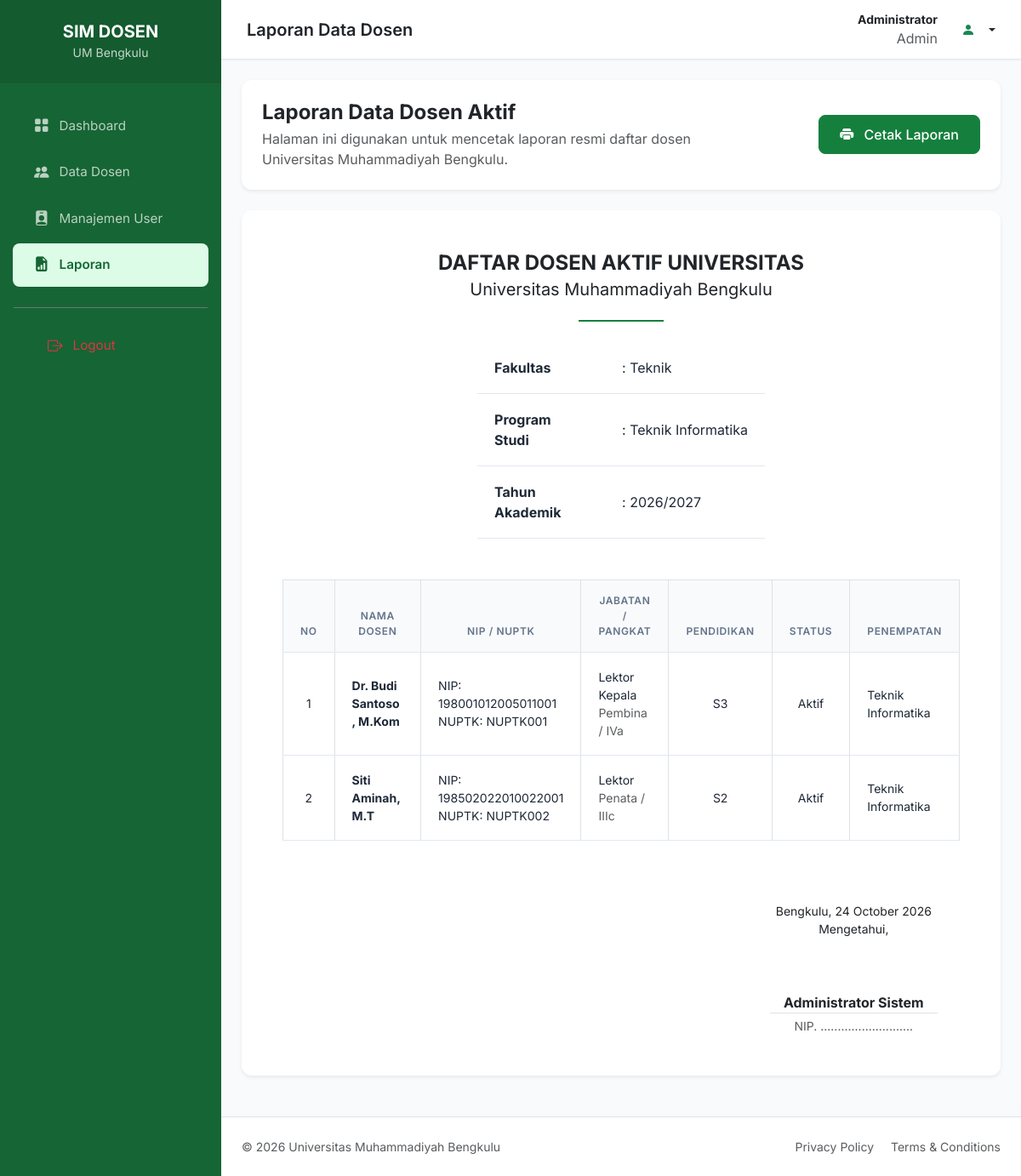
Screenshot of /laporan.php (signed in) with the database file from the repository.
### tables this page shows
CREATE TABLE dosen (
    id INT AUTO_INCREMENT PRIMARY KEY,
    nomor_registrasi VARCHAR(50),
    nuptk VARCHAR(50),
    nama VARCHAR(150) NOT NULL,
    nip VARCHAR(50),
    jabatan_fungsional VARCHAR(100),
    kepangkatan VARCHAR(100),
    pendidikan_terakhir VARCHAR(50),
    rumpun_ilmu VARCHAR(100),
    status_serdos VARCHAR(50),
    status_pegawai VARCHAR(50),
    ikatan_kerja VARCHAR(50),
    status_aktivitas VARCHAR(50),
    penempatan VARCHAR(100),
    created_at TIMESTAMP DEFAULT CURRENT_TIMESTAMP,
    updated_at TIMESTAMP DEFAULT CURRENT_TIMESTAMP ON UPDATE CURRENT_TIMESTAMP
);

### laporan.php (the view, shortened to what this page needs)
<?php
require_once 'config/db.php';
require_once 'includes/header.php';
$stmt = $pdo->query("SELECT * FROM dosen ORDER BY nama ASC");
$dosenList = $stmt->fetchAll();
?>
<div class="card border-0 shadow-sm mb-4 no-print">
    <div class="card-body p-4">
        <div class="row align-items-center">
            <div class="col-md-8">
                <h4 class="fw-bold text-deep-green mb-1">Laporan Data Dosen Aktif</h4>
                <p class="text-muted mb-0">Halaman ini digunakan untuk mencetak laporan resmi daftar dosen Universitas Muhammadiyah Bengkulu.</p>
            </div>
            <div class="col-md-4 text-md-end mt-3 mt-md-0">
                <button onclick="window.print()" class="btn btn-primary px-4">
                    <i class="bi bi-printer-fill me-2"></i> Cetak Laporan
                </button>
            </div>
        </div>
    </div>
</div>
<div class="card border-0 shadow-sm">
    <div class="card-body p-5">
        <div class="text-center mb-5">
            <h4 class="fw-bold text-uppercase mb-1">Daftar Dosen Aktif Universitas</h4>
            <h5 class="fw-normal mb-4">Universitas Muhammadiyah Bengkulu</h5>
            <hr class="border-2 opacity-100 mb-4 mx-auto" style="width: 100px; border-color: var(--primary-green) !important;">
            <div class="row justify-content-center text-start mb-4">
                <div class="col-auto">
                    <table class="table table-borderless table-sm">
                        <tr>
                            <td class="fw-bold" width="150">Fakultas</td>
                            <td>: Teknik</td>
                        </tr>
                        <tr>
                            <td class="fw-bold">Program Studi</td>
                            <td>: Teknik Informatika</td>
                        </tr>
                        <tr>
                            <td class="fw-bold">Tahun Akademik</td>
                            <td>: 2026/2027</td>
                        </tr>
                    </table>
                </div>
            </div>
        </div>
        <div class="table-responsive">
            <table class="table table-bordered align-middle">
                <thead class="text-center bg-light">
                    <tr>
                        <th width="40">No</th>
                        <th>Nama Dosen</th>
                        <th>NIP / NUPTK</th>
                        <th>Jabatan / Pangkat</th>
                        <th>Pendidikan</th>
                        <th>Status</th>
                        <th>Penempatan</th>
                    </tr>
                </thead>
                <tbody>
                    <?php if (count($dosenList) > 0): ?>
                        <?php $no = 1; foreach ($dosenList as $d): ?>
                        <tr>
                            <td class="text-center small"><?php echo $no++; ?></td>
                            <td class="fw-bold small"><?php echo $d['nama']; ?></td>
                            <td class="small">
                                <div>NIP: <?php echo $d['nip'] ?: '-'; ?></div>
                                <div>NUPTK: <?php echo $d['nuptk'] ?: '-'; ?></div>
                            </td>
                            <td class="small">
                                <div><?php echo $d['jabatan_fungsional'] ?: '-'; ?></div>
                                <div class="text-muted smaller"><?php echo $d['kepangkatan'] ?: '-'; ?></div>
                            </td>
                            <td class="text-center small"><?php echo $d['pendidikan_terakhir']; ?></td>
                            <td class="text-center small"><?php echo $d['status_aktivitas']; ?></td>
                            <td class="small"><?php echo $d['penempatan']; ?></td>
                        </tr>
                        <?php endforeach; ?>
                    <?php else: ?>
                        <tr>
                            <td colspan="7" class="text-center py-4 text-muted small">Tidak ada data dosen tersedia.</td>
                        </tr>
                    <?php endif; ?>
                </tbody>
            </table>
        </div>
        <div class="row mt-5 pt-4">
            <div class="col-8"></div>
            <div class="col-4 text-center">
                <p class="mb-5 small">Bengkulu, <?php echo date('d F Y'); ?><br>Mengetahui,</p>
                <div class="mt-5 pt-3">
                    <div class="fw-bold border-bottom d-inline-block px-3">Administrator Sistem</div>
                    <div class="small text-muted mt-1">NIP. ...........................</div>
                </div>
            </div>
        </div>
    </div>
</div>
<?php require_once 'includes/footer.php'; ?>

### assets/css/style.css (style rules this page uses)
:root { --deep-green: #166534; --primary-green: #15803D; --soft-green: #DCFCE7; --bg-color: #F8FAFC; --card-bg: #FFFFFF; --text-primary: #1F2937; --text-secondary: #64748B; --border-color: #E2E8F0; --success: #16A34A; --warning: #F59E0B; --danger: #DC2626; --sidebar-width: 260px; --navbar-height: 70px; --border-radius: 12px; --shadow-sm: 0 1px 2px 0 rgb(0 0 0 / 0.05); --shadow-md: 0 4px 6px -1px rgb(0 0 0 / 0.1), 0 2px 4px -2px rgb(0 0 0 / 0.1); }
body { background-color: var(--bg-color); color: var(--text-primary); font-family: 'Inter', -apple-system, BlinkMacSystemFont, "Segoe UI", Roboto, Helvetica, Arial, sans-serif; overflow-x: hidden; }
.card { border: 1px solid var(--border-color); border-radius: var(--border-radius); box-shadow: var(--shadow-sm); transition: transform 0.2s, box-shadow 0.2s; margin-bottom: 24px; }
.card-body { padding: 25px; }
.table { margin-bottom: 0; }
.table thead th { background-color: #F9FAFB; border-bottom: 1px solid var(--border-color); color: var(--text-secondary); font-weight: 600; text-transform: uppercase; font-size: 0.75rem; letter-spacing: 0.05em; padding: 15px 20px; }
.table tbody td { padding: 18px 20px; vertical-align: middle; color: var(--text-primary); border-bottom: 1px solid var(--border-color); }
.btn { padding: 10px 20px; font-weight: 500; border-radius: 8px; transition: all 0.2s; }
.btn-primary { background-color: var(--primary-green); border-color: var(--primary-green); }

### rows the page displays
dosen: nama "Dr. Budi Santoso, M.Kom", nip "198001012005011001", nuptk "NUPTK001", jabatan_fungsional "Lektor Kepala", kepangkatan "Pembina / IVa", pendidikan_terakhir "S3", status_aktivitas "Aktif", penempatan "Teknik Informatika"
dosen: nama "Siti Aminah, M.T", nip "198502022010022001", nuptk "NUPTK002", jabatan_fungsional "Lektor", kepangkatan "Penata / IIIc", pendidikan_terakhir "S2", status_aktivitas "Aktif", penempatan "Teknik Informatika"

### other values shown
$_SESSION['nama_lengkap'] "Administrator"
$_SESSION['role'] "Admin"
